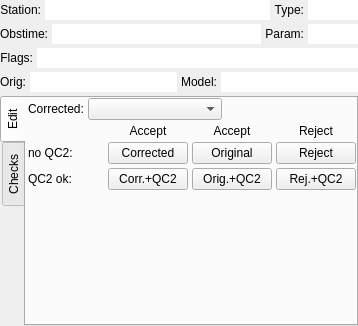
<?xml version="1.0" encoding="UTF-8"?>
<ui version="4.0">
 <class>SimpleCorrections</class>
 <widget class="QWidget" name="SimpleCorrections">
  <property name="geometry">
   <rect>
    <x>0</x>
    <y>0</y>
    <width>358</width>
    <height>326</height>
   </rect>
  </property>
  <property name="sizePolicy">
   <sizepolicy hsizetype="Minimum" vsizetype="Minimum">
    <horstretch>0</horstretch>
    <verstretch>0</verstretch>
   </sizepolicy>
  </property>
  <property name="windowTitle">
   <string>Simple Corrections</string>
  </property>
  <layout class="QVBoxLayout" name="verticalLayout_3">
   <property name="spacing">
    <number>4</number>
   </property>
   <property name="sizeConstraint">
    <enum>QLayout::SetMinimumSize</enum>
   </property>
   <property name="margin">
    <number>0</number>
   </property>
   <item>
    <layout class="QHBoxLayout" name="horizontalLayout_16" stretch="1,0">
     <property name="sizeConstraint">
      <enum>QLayout::SetMinimumSize</enum>
     </property>
     <item>
      <layout class="QHBoxLayout" name="horizontalLayout_2" stretch="0,1">
       <property name="sizeConstraint">
        <enum>QLayout::SetMinimumSize</enum>
       </property>
       <item>
        <widget class="QLabel" name="labelStation">
         <property name="text">
          <string>Station:</string>
         </property>
         <property name="alignment">
          <set>Qt::AlignRight|Qt::AlignTrailing|Qt::AlignVCenter</set>
         </property>
        </widget>
       </item>
       <item>
        <widget class="QLineEdit" name="textStation">
         <property name="sizePolicy">
          <sizepolicy hsizetype="Preferred" vsizetype="Fixed">
           <horstretch>0</horstretch>
           <verstretch>0</verstretch>
          </sizepolicy>
         </property>
         <property name="focusPolicy">
          <enum>Qt::NoFocus</enum>
         </property>
         <property name="contextMenuPolicy">
          <enum>Qt::NoContextMenu</enum>
         </property>
         <property name="acceptDrops">
          <bool>false</bool>
         </property>
         <property name="frame">
          <bool>false</bool>
         </property>
         <property name="readOnly">
          <bool>true</bool>
         </property>
        </widget>
       </item>
      </layout>
     </item>
     <item>
      <layout class="QHBoxLayout" name="horizontalLayout" stretch="0,1">
       <property name="sizeConstraint">
        <enum>QLayout::SetMinimumSize</enum>
       </property>
       <item>
        <widget class="QLabel" name="labelType">
         <property name="text">
          <string>Type:</string>
         </property>
         <property name="alignment">
          <set>Qt::AlignRight|Qt::AlignTrailing|Qt::AlignVCenter</set>
         </property>
        </widget>
       </item>
       <item>
        <widget class="QLineEdit" name="textType">
         <property name="sizePolicy">
          <sizepolicy hsizetype="MinimumExpanding" vsizetype="Fixed">
           <horstretch>0</horstretch>
           <verstretch>0</verstretch>
          </sizepolicy>
         </property>
         <property name="minimumSize">
          <size>
           <width>50</width>
           <height>0</height>
          </size>
         </property>
         <property name="maximumSize">
          <size>
           <width>50</width>
           <height>16777215</height>
          </size>
         </property>
         <property name="focusPolicy">
          <enum>Qt::NoFocus</enum>
         </property>
         <property name="contextMenuPolicy">
          <enum>Qt::NoContextMenu</enum>
         </property>
         <property name="acceptDrops">
          <bool>false</bool>
         </property>
         <property name="maxLength">
          <number>5</number>
         </property>
         <property name="frame">
          <bool>false</bool>
         </property>
         <property name="readOnly">
          <bool>true</bool>
         </property>
        </widget>
       </item>
      </layout>
     </item>
    </layout>
   </item>
   <item>
    <layout class="QHBoxLayout" name="horizontalLayout_15" stretch="1,0">
     <property name="sizeConstraint">
      <enum>QLayout::SetMinimumSize</enum>
     </property>
     <item>
      <layout class="QHBoxLayout" name="horizontalLayout_3" stretch="0,1">
       <property name="sizeConstraint">
        <enum>QLayout::SetMinimumSize</enum>
       </property>
       <item>
        <widget class="QLabel" name="labelObstime">
         <property name="text">
          <string>Obstime:</string>
         </property>
         <property name="alignment">
          <set>Qt::AlignRight|Qt::AlignTrailing|Qt::AlignVCenter</set>
         </property>
        </widget>
       </item>
       <item>
        <widget class="QLineEdit" name="textObstime">
         <property name="sizePolicy">
          <sizepolicy hsizetype="Preferred" vsizetype="Fixed">
           <horstretch>0</horstretch>
           <verstretch>0</verstretch>
          </sizepolicy>
         </property>
         <property name="focusPolicy">
          <enum>Qt::NoFocus</enum>
         </property>
         <property name="contextMenuPolicy">
          <enum>Qt::NoContextMenu</enum>
         </property>
         <property name="acceptDrops">
          <bool>false</bool>
         </property>
         <property name="frame">
          <bool>false</bool>
         </property>
         <property name="readOnly">
          <bool>true</bool>
         </property>
        </widget>
       </item>
      </layout>
     </item>
     <item>
      <layout class="QHBoxLayout" name="horizontalLayout_4" stretch="0,1">
       <property name="sizeConstraint">
        <enum>QLayout::SetMinimumSize</enum>
       </property>
       <item>
        <widget class="QLabel" name="labelParam">
         <property name="text">
          <string>Param:</string>
         </property>
         <property name="alignment">
          <set>Qt::AlignRight|Qt::AlignTrailing|Qt::AlignVCenter</set>
         </property>
        </widget>
       </item>
       <item>
        <widget class="QLineEdit" name="textParam">
         <property name="sizePolicy">
          <sizepolicy hsizetype="MinimumExpanding" vsizetype="Fixed">
           <horstretch>0</horstretch>
           <verstretch>0</verstretch>
          </sizepolicy>
         </property>
         <property name="minimumSize">
          <size>
           <width>50</width>
           <height>0</height>
          </size>
         </property>
         <property name="maximumSize">
          <size>
           <width>50</width>
           <height>16777215</height>
          </size>
         </property>
         <property name="focusPolicy">
          <enum>Qt::NoFocus</enum>
         </property>
         <property name="contextMenuPolicy">
          <enum>Qt::NoContextMenu</enum>
         </property>
         <property name="acceptDrops">
          <bool>false</bool>
         </property>
         <property name="maxLength">
          <number>5</number>
         </property>
         <property name="frame">
          <bool>false</bool>
         </property>
         <property name="readOnly">
          <bool>true</bool>
         </property>
        </widget>
       </item>
      </layout>
     </item>
    </layout>
   </item>
   <item>
    <layout class="QHBoxLayout" name="horizontalLayout_5" stretch="0,1">
     <property name="sizeConstraint">
      <enum>QLayout::SetMinimumSize</enum>
     </property>
     <item>
      <widget class="QLabel" name="labelFlags">
       <property name="text">
        <string>Flags:</string>
       </property>
       <property name="alignment">
        <set>Qt::AlignRight|Qt::AlignTrailing|Qt::AlignVCenter</set>
       </property>
      </widget>
     </item>
     <item>
      <widget class="QLineEdit" name="textFlags">
       <property name="sizePolicy">
        <sizepolicy hsizetype="Preferred" vsizetype="Fixed">
         <horstretch>0</horstretch>
         <verstretch>0</verstretch>
        </sizepolicy>
       </property>
       <property name="focusPolicy">
        <enum>Qt::NoFocus</enum>
       </property>
       <property name="contextMenuPolicy">
        <enum>Qt::NoContextMenu</enum>
       </property>
       <property name="acceptDrops">
        <bool>false</bool>
       </property>
       <property name="frame">
        <bool>false</bool>
       </property>
       <property name="readOnly">
        <bool>true</bool>
       </property>
      </widget>
     </item>
    </layout>
   </item>
   <item>
    <layout class="QHBoxLayout" name="horizontalLayout_13">
     <property name="sizeConstraint">
      <enum>QLayout::SetMinimumSize</enum>
     </property>
     <item>
      <layout class="QHBoxLayout" name="horizontalLayout_9" stretch="0,1">
       <property name="sizeConstraint">
        <enum>QLayout::SetMinimumSize</enum>
       </property>
       <item>
        <widget class="QLabel" name="labelOriginal">
         <property name="text">
          <string>Orig:</string>
         </property>
         <property name="alignment">
          <set>Qt::AlignRight|Qt::AlignTrailing|Qt::AlignVCenter</set>
         </property>
        </widget>
       </item>
       <item>
        <widget class="QLineEdit" name="textOriginal">
         <property name="sizePolicy">
          <sizepolicy hsizetype="MinimumExpanding" vsizetype="Fixed">
           <horstretch>0</horstretch>
           <verstretch>0</verstretch>
          </sizepolicy>
         </property>
         <property name="minimumSize">
          <size>
           <width>50</width>
           <height>0</height>
          </size>
         </property>
         <property name="focusPolicy">
          <enum>Qt::NoFocus</enum>
         </property>
         <property name="contextMenuPolicy">
          <enum>Qt::NoContextMenu</enum>
         </property>
         <property name="acceptDrops">
          <bool>false</bool>
         </property>
         <property name="frame">
          <bool>false</bool>
         </property>
         <property name="readOnly">
          <bool>true</bool>
         </property>
        </widget>
       </item>
      </layout>
     </item>
     <item>
      <layout class="QHBoxLayout" name="horizontalLayout_14" stretch="0,1">
       <property name="sizeConstraint">
        <enum>QLayout::SetMinimumSize</enum>
       </property>
       <item>
        <widget class="QLabel" name="labelModel">
         <property name="text">
          <string>Model:</string>
         </property>
         <property name="alignment">
          <set>Qt::AlignRight|Qt::AlignTrailing|Qt::AlignVCenter</set>
         </property>
        </widget>
       </item>
       <item>
        <widget class="QLineEdit" name="textModel">
         <property name="sizePolicy">
          <sizepolicy hsizetype="MinimumExpanding" vsizetype="Fixed">
           <horstretch>0</horstretch>
           <verstretch>0</verstretch>
          </sizepolicy>
         </property>
         <property name="minimumSize">
          <size>
           <width>50</width>
           <height>0</height>
          </size>
         </property>
         <property name="focusPolicy">
          <enum>Qt::NoFocus</enum>
         </property>
         <property name="contextMenuPolicy">
          <enum>Qt::NoContextMenu</enum>
         </property>
         <property name="acceptDrops">
          <bool>false</bool>
         </property>
         <property name="frame">
          <bool>false</bool>
         </property>
         <property name="readOnly">
          <bool>true</bool>
         </property>
        </widget>
       </item>
      </layout>
     </item>
    </layout>
   </item>
   <item>
    <widget class="QTabWidget" name="tabs">
     <property name="sizePolicy">
      <sizepolicy hsizetype="MinimumExpanding" vsizetype="MinimumExpanding">
       <horstretch>0</horstretch>
       <verstretch>0</verstretch>
      </sizepolicy>
     </property>
     <property name="tabPosition">
      <enum>QTabWidget::West</enum>
     </property>
     <property name="currentIndex">
      <number>0</number>
     </property>
     <widget class="QWidget" name="tabEdit">
      <property name="sizePolicy">
       <sizepolicy hsizetype="MinimumExpanding" vsizetype="MinimumExpanding">
        <horstretch>0</horstretch>
        <verstretch>0</verstretch>
       </sizepolicy>
      </property>
      <attribute name="title">
       <string>Edit</string>
      </attribute>
      <layout class="QVBoxLayout" name="verticalLayout">
       <property name="spacing">
        <number>4</number>
       </property>
       <property name="sizeConstraint">
        <enum>QLayout::SetMinimumSize</enum>
       </property>
       <property name="leftMargin">
        <number>2</number>
       </property>
       <property name="topMargin">
        <number>0</number>
       </property>
       <property name="rightMargin">
        <number>0</number>
       </property>
       <property name="bottomMargin">
        <number>0</number>
       </property>
       <item>
        <layout class="QHBoxLayout" name="layoutCorrected" stretch="0,0,0">
         <property name="sizeConstraint">
          <enum>QLayout::SetMinimumSize</enum>
         </property>
         <item>
          <widget class="QLabel" name="labelNewCorrectedValue">
           <property name="text">
            <string>Corrected:</string>
           </property>
          </widget>
         </item>
         <item>
          <widget class="QComboBox" name="comboCorrected">
           <property name="sizePolicy">
            <sizepolicy hsizetype="MinimumExpanding" vsizetype="Fixed">
             <horstretch>0</horstretch>
             <verstretch>0</verstretch>
            </sizepolicy>
           </property>
          </widget>
         </item>
         <item>
          <spacer name="horizontalSpacer">
           <property name="orientation">
            <enum>Qt::Horizontal</enum>
           </property>
           <property name="sizeHint" stdset="0">
            <size>
             <width>40</width>
             <height>20</height>
            </size>
           </property>
          </spacer>
         </item>
        </layout>
       </item>
       <item>
        <layout class="QGridLayout" name="gridAccRejButtons">
         <property name="sizeConstraint">
          <enum>QLayout::SetMinimumSize</enum>
         </property>
         <item row="0" column="1">
          <widget class="QLabel" name="labelAccept1">
           <property name="text">
            <string>Accept</string>
           </property>
           <property name="alignment">
            <set>Qt::AlignCenter</set>
           </property>
          </widget>
         </item>
         <item row="0" column="3">
          <widget class="QLabel" name="labelReject">
           <property name="text">
            <string>Reject</string>
           </property>
           <property name="alignment">
            <set>Qt::AlignCenter</set>
           </property>
          </widget>
         </item>
         <item row="1" column="0">
          <widget class="QLabel" name="labelNoQC2">
           <property name="text">
            <string>no QC2:</string>
           </property>
          </widget>
         </item>
         <item row="1" column="1">
          <widget class="QPushButton" name="buttonAcceptCorrected">
           <property name="text">
            <string>Corrected</string>
           </property>
          </widget>
         </item>
         <item row="1" column="2">
          <widget class="QPushButton" name="buttonAcceptOriginal">
           <property name="text">
            <string>Original</string>
           </property>
          </widget>
         </item>
         <item row="1" column="3">
          <widget class="QPushButton" name="buttonReject">
           <property name="text">
            <string>Reject</string>
           </property>
          </widget>
         </item>
         <item row="2" column="0">
          <widget class="QLabel" name="labelQC2Ok">
           <property name="text">
            <string>QC2 ok:</string>
           </property>
          </widget>
         </item>
         <item row="2" column="1">
          <widget class="QPushButton" name="buttonAcceptCorrectedQC2">
           <property name="text">
            <string>Corr.+QC2</string>
           </property>
          </widget>
         </item>
         <item row="2" column="2">
          <widget class="QPushButton" name="buttonAcceptOriginalQC2">
           <property name="text">
            <string>Orig.+QC2</string>
           </property>
          </widget>
         </item>
         <item row="2" column="3">
          <widget class="QPushButton" name="buttonRejectQC2">
           <property name="text">
            <string>Rej.+QC2</string>
           </property>
          </widget>
         </item>
         <item row="0" column="2">
          <widget class="QLabel" name="labelAccept2">
           <property name="text">
            <string>Accept</string>
           </property>
           <property name="alignment">
            <set>Qt::AlignCenter</set>
           </property>
          </widget>
         </item>
        </layout>
       </item>
       <item>
        <spacer name="verticalSpacer">
         <property name="orientation">
          <enum>Qt::Vertical</enum>
         </property>
         <property name="sizeHint" stdset="0">
          <size>
           <width>20</width>
           <height>0</height>
          </size>
         </property>
        </spacer>
       </item>
      </layout>
     </widget>
     <widget class="QWidget" name="tabChecks">
      <property name="sizePolicy">
       <sizepolicy hsizetype="MinimumExpanding" vsizetype="MinimumExpanding">
        <horstretch>0</horstretch>
        <verstretch>0</verstretch>
       </sizepolicy>
      </property>
      <attribute name="title">
       <string>Checks</string>
      </attribute>
      <layout class="QVBoxLayout" name="verticalLayout_2" stretch="1">
       <property name="spacing">
        <number>2</number>
       </property>
       <property name="sizeConstraint">
        <enum>QLayout::SetMinimumSize</enum>
       </property>
       <property name="margin">
        <number>0</number>
       </property>
       <item>
        <widget class="QSmallTable" name="tableChecks">
         <property name="sizePolicy">
          <sizepolicy hsizetype="Expanding" vsizetype="MinimumExpanding">
           <horstretch>0</horstretch>
           <verstretch>0</verstretch>
          </sizepolicy>
         </property>
         <property name="alternatingRowColors">
          <bool>true</bool>
         </property>
         <property name="selectionBehavior">
          <enum>QAbstractItemView::SelectRows</enum>
         </property>
         <attribute name="horizontalHeaderVisible">
          <bool>false</bool>
         </attribute>
         <attribute name="horizontalHeaderStretchLastSection">
          <bool>true</bool>
         </attribute>
         <attribute name="verticalHeaderVisible">
          <bool>false</bool>
         </attribute>
        </widget>
       </item>
      </layout>
     </widget>
    </widget>
   </item>
  </layout>
 </widget>
 <customwidgets>
  <customwidget>
   <class>QSmallTable</class>
   <extends>QTableView</extends>
   <header>QSmallTable.hh</header>
  </customwidget>
 </customwidgets>
 <resources/>
 <connections>
  <connection>
   <sender>buttonAcceptCorrected</sender>
   <signal>clicked()</signal>
   <receiver>SimpleCorrections</receiver>
   <slot>onAcceptCorrected()</slot>
   <hints>
    <hint type="sourcelabel">
     <x>274</x>
     <y>218</y>
    </hint>
    <hint type="destinationlabel">
     <x>151</x>
     <y>129</y>
    </hint>
   </hints>
  </connection>
  <connection>
   <sender>buttonAcceptOriginal</sender>
   <signal>clicked()</signal>
   <receiver>SimpleCorrections</receiver>
   <slot>onAcceptOriginal()</slot>
   <hints>
    <hint type="sourcelabel">
     <x>414</x>
     <y>218</y>
    </hint>
    <hint type="destinationlabel">
     <x>301</x>
     <y>129</y>
    </hint>
   </hints>
  </connection>
  <connection>
   <sender>buttonReject</sender>
   <signal>clicked()</signal>
   <receiver>SimpleCorrections</receiver>
   <slot>onReject()</slot>
   <hints>
    <hint type="sourcelabel">
     <x>554</x>
     <y>218</y>
    </hint>
    <hint type="destinationlabel">
     <x>462</x>
     <y>130</y>
    </hint>
   </hints>
  </connection>
  <connection>
   <sender>buttonAcceptCorrectedQC2</sender>
   <signal>clicked()</signal>
   <receiver>SimpleCorrections</receiver>
   <slot>onAcceptCorrectedQC2()</slot>
   <hints>
    <hint type="sourcelabel">
     <x>274</x>
     <y>251</y>
    </hint>
    <hint type="destinationlabel">
     <x>191</x>
     <y>224</y>
    </hint>
   </hints>
  </connection>
  <connection>
   <sender>buttonAcceptOriginalQC2</sender>
   <signal>clicked()</signal>
   <receiver>SimpleCorrections</receiver>
   <slot>onAcceptOriginalQC2()</slot>
   <hints>
    <hint type="sourcelabel">
     <x>414</x>
     <y>251</y>
    </hint>
    <hint type="destinationlabel">
     <x>359</x>
     <y>224</y>
    </hint>
   </hints>
  </connection>
  <connection>
   <sender>buttonRejectQC2</sender>
   <signal>clicked()</signal>
   <receiver>SimpleCorrections</receiver>
   <slot>onRejectQC2()</slot>
   <hints>
    <hint type="sourcelabel">
     <x>554</x>
     <y>251</y>
    </hint>
    <hint type="destinationlabel">
     <x>499</x>
     <y>224</y>
    </hint>
   </hints>
  </connection>
  <connection>
   <sender>comboCorrected</sender>
   <signal>activated(QString)</signal>
   <receiver>SimpleCorrections</receiver>
   <slot>onNewCorrected()</slot>
   <hints>
    <hint type="sourcelabel">
     <x>301</x>
     <y>164</y>
    </hint>
    <hint type="destinationlabel">
     <x>321</x>
     <y>262</y>
    </hint>
   </hints>
  </connection>
 </connections>
 <slots>
  <slot>onAcceptOriginal()</slot>
  <slot>onAcceptOriginalQC2()</slot>
  <slot>onAcceptCorrected()</slot>
  <slot>onAcceptCorrectedQC2()</slot>
  <slot>onReject()</slot>
  <slot>onRejectQC2()</slot>
  <slot>onNewCorrected()</slot>
 </slots>
</ui>
